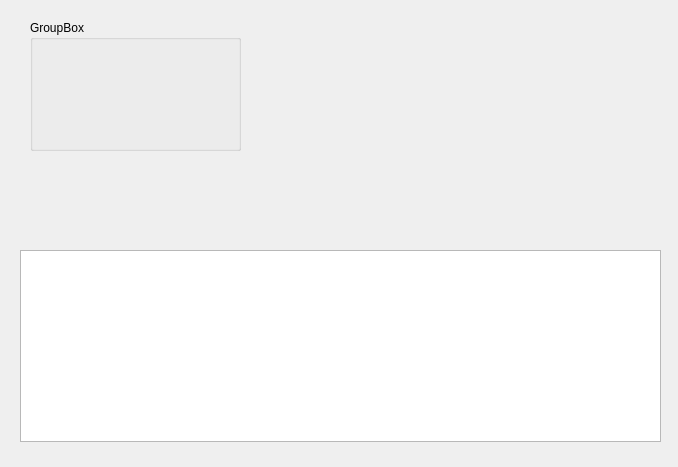
<?xml version="1.0" encoding="UTF-8"?>
<ui version="4.0">
 <class>BirimListesiFormu</class>
 <widget class="QWidget" name="BirimListesiFormu">
  <property name="geometry">
   <rect>
    <x>0</x>
    <y>0</y>
    <width>678</width>
    <height>467</height>
   </rect>
  </property>
  <property name="windowTitle">
   <string>Form</string>
  </property>
  <widget class="QGroupBox" name="grpArama">
   <property name="geometry">
    <rect>
     <x>30</x>
     <y>20</y>
     <width>211</width>
     <height>131</height>
    </rect>
   </property>
   <property name="title">
    <string>GroupBox</string>
   </property>
  </widget>
  <widget class="QTableWidget" name="tblBirimListeleri">
   <property name="geometry">
    <rect>
     <x>20</x>
     <y>250</y>
     <width>641</width>
     <height>192</height>
    </rect>
   </property>
  </widget>
 </widget>
 <resources/>
 <connections/>
</ui>
